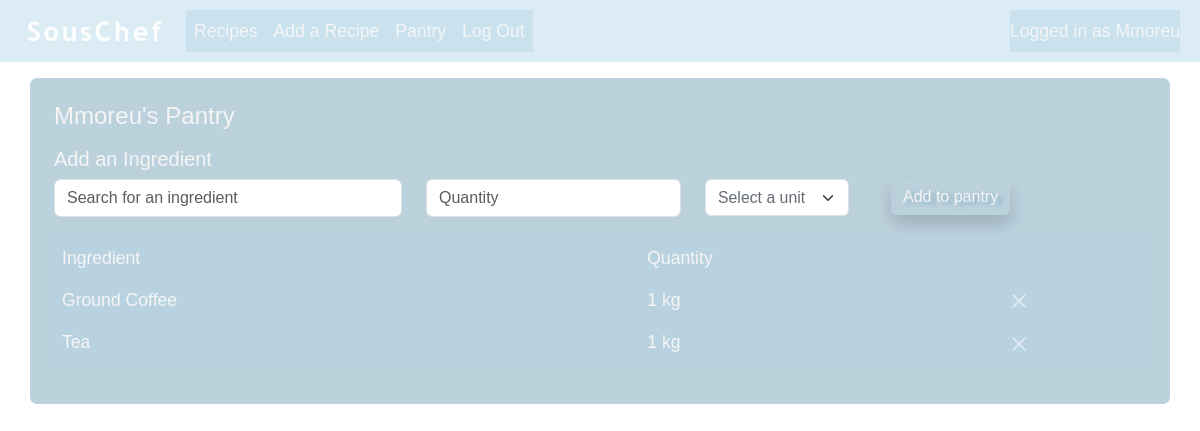
/pantry/ (signed in), run on the app's committed database.
### souschef/models.py (models this page shows, shortened)
class User(AbstractUser):
    pass

class Pantry(models.Model):
    user = models.ForeignKey(User, on_delete=models.CASCADE)

class UserDashboard(models.Model):
    user_name = models.OneToOneField(User, on_delete=models.CASCADE, related_name="user_name")
    created = models.DateTimeField(auto_now_add=True)
    profile_picture = models.ImageField(upload_to="profile_pics", null=True, blank=True)
    def __str__(self):
        return f"{self.user_name}"

class Unit(models.Model):
    unit_type = models.CharField(max_length=8)
    def __str__(self):
        return self.unit_type

class PantryIngredient(models.Model):
    pantry = models.ForeignKey(Pantry, on_delete=models.CASCADE)
    name = models.ForeignKey(Ingredient, on_delete=models.CASCADE)
    quantity = models.DecimalField(max_digits=10, decimal_places=2, validators=[MinValueValidator(0)])
    unit = models.ForeignKey(Unit, on_delete=models.CASCADE)

### souschef/views.py (the view)
# urls.py: path("pantry/", views.pantry, name="pantry"),
@login_required
def pantry(request):
    if request.method == "GET":
        return pantry_get_request(request)
    elif request.method == "POST":
        return pantry_post_request(request)

### souschef/forms.py
class PantryIngredientForm(ModelForm):
    name = ModelChoiceField(
        queryset=Ingredient.objects.all(),
        to_field_name="name",
    )
    ingredient_id = IntegerField()
    class Meta:
        model = PantryIngredient
        fields = ['name', 'quantity', 'unit']
        widgets = {
            "quantity": NumberInput(attrs={"required": "required"}),
            "unit": Select(attrs={"required": "required"}),
        }

### souschef/context_processors.py (called while the page is built)
def date(request):
    today = datetime.datetime.today().date()
    date = datetime.datetime.strftime(today, '%a %d %b %Y')
    return {'date': date}

### souschef/pantry_view.py (called while the page is built)
def pantry_get_request(request):
    query = request.GET.get("query")
    if query:
        return run_query(query)
    form = PantryIngredientForm()
    pantry = Pantry.objects.filter(user=request.user)
    contents = PantryIngredient.objects.filter(pantry__in=pantry).order_by('name__name')
    if contents:
        table_data = get_table_data(contents)
        return render(request, "SousChef/pantry.html", {
            "pantry": pantry,
            "table_data": table_data,
            "form": form,
        })
    else:
        return render(request, "SousChef/pantry.html", {
            "pantry": pantry,
            "form": form,
        })

### souschef/utils.py (called while the page is built)
def get_table_data(contents):
    table_data = []
    for item in contents:
        row = [
            item.name.name.title(),
            item.quantity,
            item.unit,
            item.name.id,
            item.id
        ]
        table_data.append(row)
    return table_data

### souschef/templates/souschef/pantry.html (shortened to what this page needs)
{% extends "SousChef/layout.html" %}
{% load custom_filters %}
{% block body %}
    <div class="container bg-custom mt-2 p-4">
        <div class="row mb-2">
            {% for p in pantry %}
                <h4>{{ p.user.user_name }}'s Pantry</h4>
            {% endfor %}
        </div>
        <h5>Add an Ingredient</h5>
        <form id="pantryIngredientForm" method="POST" action="{% url 'pantry' %}">
            <div class="row mb-3">
                <div class="col-sm-4 mb-1">
                    <input id="searchBox" autocomplete="off" class="form-control search-box" name="name" placeholder="Search for an ingredient" type="text" required>
                </div>
                <div class="col-sm-3 mb-1">
                    <input type="number" step="0.01" class="form-control" name="quantity" placeholder="Quantity" aria-label="Quantity" required>
                </div>
                <div class="col-sm-2 mb-1">
                    <select class="form-select select-size" name="unit" required>
                        <option value="" selected disabled>Select a unit</option>
                    </select>
                </div>
                <div class="col-sm-3 mb-1">
                    <button class="btn btn-custom shadow text-nowrap" type="submit">Add to pantry</button>
                </div>
            </div>
        </form>
        <div class="row">
            <div class="table-responsive">
                <table class="table table-borderless table-hover">
                    <thead>
                        <tr>
                            <th class="fw-medium">Ingredient</th>
                            <th class="fw-medium">Quantity</th>
                            <th></th>
                        </tr>
                    </thead>
                    <tbody>
                        {% if table_data %}
                            {% for row in table_data %}
                            <form type="hidden" method="POST" action="{% url 'pantry_delete' %}">
                                <tr>
                                    <td><a href="{% url 'ingredient' row.3 %}">{{ row.0 }}</a></td>
                                    <td>{{ row.1|floatformat }} {{ row.2 }}</td>
                                    <td data-bs-theme="dark">
                                        <button type="submit" class="btn btn-close"></button>
                                    </td>
                                </tr>
                            </form>
                            {% endfor %}
                        {% else %}
                            <tr>
                                <td colspan="3">You might want to go shopping!</td>
                            </tr>
                        {% endif %}
                    </tbody>
                </table>
            </div>
        </div>
    </div>
{% endblock %}

### souschef/templates/souschef/layout.html (shortened to what this page needs)
{% load static %}
<!DOCTYPE html>
<html lang="en">
    <head>
        <link href="https://cdnjs.cloudflare.com/ajax/libs/cropperjs/1.6.2/cropper.css" rel="stylesheet">
        <link href="https://cdn.jsdelivr.net/npm/bootstrap@5.3.3/dist/css/bootstrap.min.css" rel="stylesheet">
        <link href="{% static 'styles.css' %}" rel="stylesheet">
    </head>
    <body>
        <nav class="navbar navbar-expand-lg nav-colours pt-2 mb-3">
            <div class="container-fluid ms-2">
                <a class="navbar-brand" href="{% url 'index' %}">
                    <img src="{% static 'images/souschef.png' %}" alt="Logo" width="150" height="auto" class="d-inline-block p-2">
                </a>
                <div class="collapse navbar-collapse" id="toggle">
                    <ul class="navbar-nav me-auto mb-3 mb-lg-0 nav-colours">
                        <li class="nav-item">
                            <a class="nav-link" href="{% url 'recipes' %}">Recipes</a>
                        </li>
                        {% if user.is_authenticated %}
                            <li class="nav-item">
                                <a class="nav-link" href="{% url 'add_recipe' %}">Add a Recipe</a>
                            </li>
                            <li class="nav-item">
                                <a class="nav-link" href="{% url 'pantry' %}">Pantry</a>
                            </li>
                            <li class="nav-item">
                                <a class="nav-link" href="{% url 'logout' %}">Log Out</a>
                            </li>
                        {% endif %}
                    </ul>
                    <div class="me-2 nav-colours">
                        {% if user.is_authenticated %}
                            <div class="navbar-text d-flex align-items-center">
                                Logged in as<a class="nav-link custom-ms" href="{% url 'user_dashboard' %}">{{ user.username }}</a>
                            </div>
                        {% else %}
                            <span class="navbar-text">Not logged in</span>
                        {% endif %}
                    </div>
                </div>
            </div>
        </nav>
        {% block body %}
        {% endblock %}
    </body>
</html>

### souschef/static/styles.css (style rules this page uses)
a { text-decoration: none; color: whitesmoke; }
.bg-custom { background-color: rgba(85, 140, 167, 0.4); border-radius: 7px; min-height: 300px; }
body { background-image: url("/static/images/background.jpg"); background-position: center; background-repeat: repeat; background-attachment: fixed; background-size: 2000px; color: whitesmoke; font-family: 'sofiapro-light', 'Helvetica', 'Arial', sans-serif; font-size: 1.1rem; }
.btn-close { width: 0.5em; height: 0.5em; }
.btn-custom { color: whitesmoke; border-style: none; }
.custom-ms { margin-left: 0.3rem; }
.form-control { color: #666d74; }
.form-select { font-size: 0.9em; color: #666d74; }
input::placeholder { font-size: 1em; }
.nav-colours { background-color: rgba(177, 213, 231, 0.45); }
.navbar-text { color: whitesmoke; }
.nav-link { color: whitesmoke !important; }
#searchBox { position: relative; z-index: 2; }
.select-size { max-width: 9rem; }
.shadow { filter: drop-shadow(5px 2px 2px #558ca780); }
.table { --bs-table-bg: rgba(177, 213, 231, 0.3); --bs-table-color: whitesmoke; --bs-table-hover-color: #ddeff8; --bs-table-hover-bg: rgba(38, 65, 79, 0.075); }
ul { list-style: none; padding-left: 0.1rem; }

### data on the page
User: username "Mmoreu"
Pantry: user.user_name "Mmoreu"
Unit: row "Ground Coffee", quantity "1", unit_type "kg", row "Tea"
